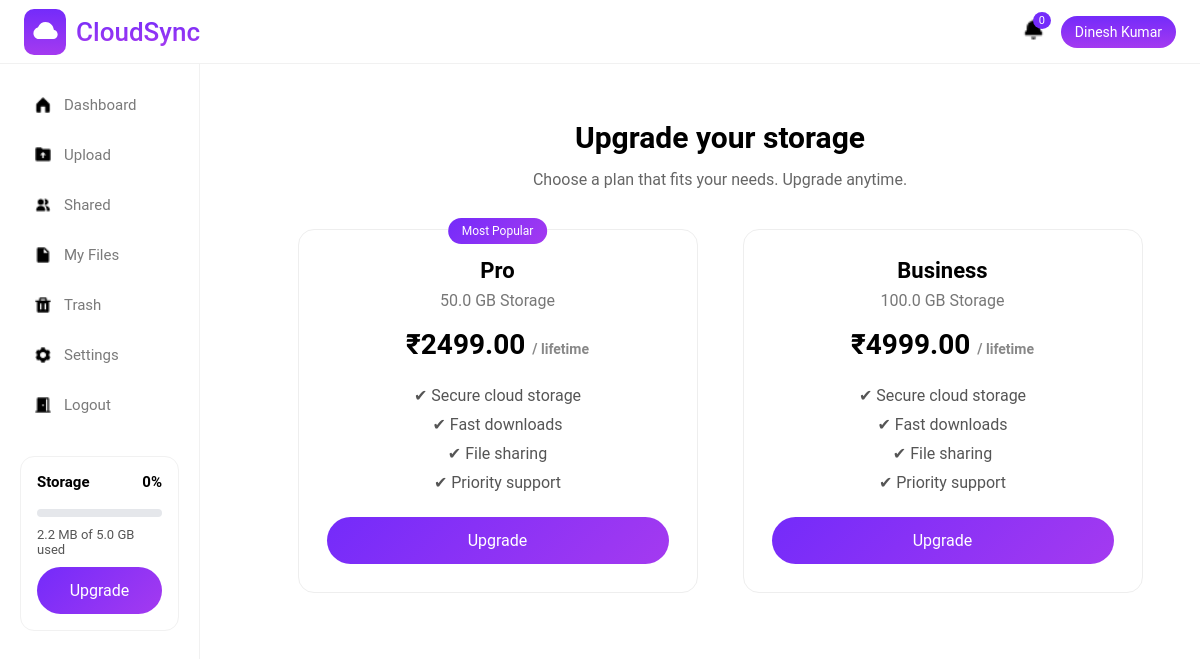
The page /subscribe/upgrade/ (signed in) on the database its author committed.
### accounts/models.py (models this page shows)
class User(AbstractUser):
    profile_picture = models.ImageField(null=True, blank=True, upload_to = profile_image_upload_path)
    phone = models.CharField(max_length=10, unique=True, null=True, blank=True)

### subscriptions/models.py (models this page shows, shortened)
class Plan(models.Model):
    name = models.CharField(max_length=50)
    storage_limit = models.BigIntegerField()  # bytes
    price = models.DecimalField(max_digits=8, decimal_places=2)

### subscriptions/views.py (the view)
# urls.py: path("upgrade/", upgrade_page, name="upgrade_page"),
@login_required
def upgrade_page(request):
    subscription = UserSubscription.objects.select_related("plan").get(user=request.user)
    current_plan = subscription.plan
    if current_plan.name.lower() == "free":
        plans = Plan.objects.exclude(name__iexact="free")
    elif current_plan.name.lower() == "pro":
        plans = Plan.objects.filter(name__iexact="business")
    else:
        plans = Plan.objects.none()
    return render(request, "subscriptions/upgrade.html", {
        "plans": plans,
        "current_plan": current_plan
    })

### storageapp/context_processors.py (called while the page is built)
def storage_info(request):
    if not request.user.is_authenticated:
        return {}
    sub = UserSubscription.objects.select_related("plan").filter(user=request.user).first()
    used = (
        CloudFile.objects
        .filter(user=request.user, is_deleted=False)
        .aggregate(total=Sum("file_size"))["total"] or 0
    )
    limit = sub.plan.storage_limit
    storage_percent = min(
        int((used / limit) * 100) if limit else 0,
        100
    )
    return {
        "storage_used": used,
        "storage_limit": limit,
        "storage_percent": int((used / limit) * 100) if limit else 0,
        "current_plan": sub.plan,
        "storage_percent":storage_percent,
    }

### subscriptions/context_processors.py (called while the page is built)
def subscription_context(request):
    if not request.user.is_authenticated:
        return {}
    subscription = UserSubscription.objects.select_related("plan").get(user=request.user)
    used = CloudFile.objects.filter(
        user=request.user,
        is_deleted=False
    ).aggregate(s=Sum("file_size"))["s"] or 0
    limit = subscription.plan.storage_limit
    percent = min(int((used / limit) * 100), 100) if limit else 0
    return {
        "current_plan": subscription.plan,
        "storage_used": used,
        "storage_limit": limit,
        "storage_percent": percent,
    }

### subscriptions/templates/subscriptions/upgrade.html (shortened to what this page needs)
{% extends 'storageapp/base.html' %}
{% load static %}
{% block style %}
<link rel="stylesheet" href="{% static 'css/upgrade.css' %}">
{% endblock %}
{% block content %}
<div class="upgrade-page">
    <h2 class="upgrade-title">Upgrade your storage</h2>
    <p class="upgrade-subtitle">
        Choose a plan that fits your needs. Upgrade anytime.
    </p>
    <div class="plan-grid">
        {% for plan in plans %}
        <div class="plan-card">
            {% if plan.name == 'Pro' %}
            <span class="badge">Most Popular</span>
            {% endif %}
            <h3>{{ plan.name }}</h3>
            <p class="storage">
                {{ plan.storage_limit|filesizeformat }} Storage
            </p>
            <div class="price">
                ₹{{ plan.price }}
                <span>/ lifetime</span>
            </div>
            <ul class="features">
                <li>✔ Secure cloud storage</li>
                <li>✔ Fast downloads</li>
                <li>✔ File sharing</li>
                <li>✔ Priority support</li>
            </ul>
            <button
                class="upgrade-btn"
                onclick="upgradePlan({{ plan.id }})">
                Upgrade
            </button>
        </div>
        {% endfor %}
    </div>
</div>
{% endblock %}

### storageapp/templates/storageapp/base.html (shortened to what this page needs)
{% load static %}
<!DOCTYPE html>
<html lang="en">
<head>
    <link rel="stylesheet" href="{% static 'css/common.css' %}">
    <link rel="stylesheet" href="{% static 'css/base.css' %}">
    {% block style %}
    {% endblock %}
</head>
<body>
<div class="header">
    <div class="logoarea">
        <div class="logoimage">
            <img src="{% static 'images/cloud.png' %}" alt="logoimage">
        </div>
        <div class="logotext">CloudSync</div>
    </div>
    <div class="header-right">
        <div class="notification"><img src="{% static 'images/bell.png' %}" alt="" srcset=""><span>0</span></div>
        <div class="user-pill">{{ request.user.first_name|default:request.user.username }}</div>
    </div>
</div>
<div class="sidebar">
    <a href="{% url 'storageapp:dashboard' %}" class="nav-item {% if request.resolver_match.url_name == 'dashboard' %}active{% endif %}"><img src="{% static 'images/dashboard.png' %}" alt=""> Dashboard</a>
    <a href="{% url 'storageapp:upload_page' %}" class="nav-item {% if request.resolver_match.url_name == 'upload_page' %}active{% endif %}"><img src="{% static 'images/upload.png' %}" alt=""> Upload</a>
    <a href="{% url 'storageapp:shared_files' %}" class="nav-item {% if request.resolver_match.url_name == 'shared_files' %}active{% endif %}"><img src="{% static 'images/share.png' %}" alt=""> Shared</a>
    <a href="{% url 'storageapp:myfiles' %}" class="nav-item {% if request.resolver_match.url_name == 'myfiles' %}active{% endif %}"><img src="{% static 'images/myfile.png' %}" alt=""> My Files</a>
    <a href="{% url 'storageapp:trash' %}" class="nav-item {% if request.resolver_match.url_name == 'trash' %}active{% endif %}"><img src="{% static 'images/trash.png' %}" alt=""> Trash</a>
    <a href="{% url 'storageapp:settings' %}" class="nav-item {% if request.resolver_match.url_name == 'settings' %}active{% endif %}"><img src="{% static 'images/settings.png' %}" alt=""> Settings</a>
    <a href="{% url 'accounts:user_logout' %}" class="nav-item"><img src="{% static 'images/logout.png' %}" alt=""> Logout</a>
    <div class="storage-box">
        <div style="display:flex;justify-content:space-between">
            <strong>Storage</strong>
            <strong>{{ storage_percent }}%</strong>
        </div>
        <div class="progressbar">
        </div>
        <p>
            {{ storage_used|filesizeformat }}
            of
            {{ storage_limit|filesizeformat }}
            used
        </p>
        {% if current_plan.name != "Business" %}
            <a href="{% url 'subscriptions:upgrade_page' %}" class="upgrade-btn">
                Upgrade
            </a>
        {% endif %}
    </div>
</div>
<div class="main">
    {% block content %}
    {% endblock %}
</div>
</body>
</html>

### static/css/common.css (style rules this page uses)
* { margin: 0; padding: 0; box-sizing: border-box; font-family: 'Roboto', sans-serif; }
:root { --white:#ffffff; --red:red; --blue:#742BFA; --violet:#A43AF0; --grey:#7A7A7A; --lightgrey:#f1f1f1; --bordergrey:#d0d0d0; --black:#000000; }
body { background: var(--white); color: var(--black); }
html { min-width: 320px; scroll-behavior: smooth; }
a { text-decoration: none; }

### static/css/base.css (style rules this page uses)
.header { height: 64px; background: var(--white); display: flex; align-items: center; justify-content: space-between; padding: 0 24px; border-bottom: 1px solid var(--lightgrey); position: fixed; top: 0; left: 0; right: 0; z-index: 100; }
.logoarea { display: flex; align-items: center; gap: 10px; }
.logoarea .logoimage { background:linear-gradient(to bottom, #742BFA, #A43AF0); padding: 7px; border-radius: 10px; }
.logoarea .logotext { background-image: linear-gradient(to bottom, #742BFA, #A43AF0); background-clip: text; -webkit-background-clip: text; color: transparent; -webkit-text-fill-color: transparent; font-size: clamp(20px, 2.5vw, 26px); font-weight: 550; }
.header-right { display: flex; align-items: center; gap: 16px; }
.header-right img { width: 23px; height: 23px; }
.notification { position: relative; font-size: 18px; cursor: pointer; }
.notification span { position: absolute; top: -6px; right: -6px; background: var(--blue); color: var(--white); font-size: 11px; padding: 2px 6px; border-radius: 50%; }
.user-pill { background: linear-gradient(to bottom, #742BFA, #A43AF0); color: var(--white); padding: 8px 14px; border-radius: 30px; font-size: 14px; cursor: pointer; }
.sidebar { width: 200px; min-width: 180px; background: var(--white); position: fixed; top: 64px; bottom: 0; left: 0; border-right: 1px solid var(--lightgrey); padding: 20px; }
.sidebar img { width: 18px; height: 18px; }
.nav-item { display: flex; align-items: center; gap: 12px; padding: 12px 14px; border-radius: 10px; color: var(--grey); text-decoration: none; margin-bottom: 8px; font-size: 15px; }
.storage-box { margin-top: 30px; border: 1px solid var(--lightgrey); border-radius: 14px; padding: 16px; background: #fff; }
.storage-box strong { font-size: 15px; display: block; margin-bottom: 8px; }
.progressbar { height: 8px; background: #e5e7eb; border-radius: 999px; overflow: hidden; margin: 10px 0; }
.storage-box p { font-size: 13px; color: #555; margin: 6px 0 10px; }
.upgrade-btn { display: block; text-align: center; padding: 10px; border-radius: 10px; background: linear-gradient(to bottom, #742BFA, #A43AF0); color: #fff; text-decoration: none; font-size: 14px; }
.main { margin-left: 240px; padding: 100px 30px 30px; }

### static/css/upgrade.css (style rules this page uses)
.upgrade-page { max-width: 1100px; margin: auto; padding: 20px; }
.upgrade-title { font-size: 30px; font-weight: 600; margin-bottom: 15px; text-align: center; }
.upgrade-subtitle { color: #666; margin-bottom: 40px; text-align: center; }
.plan-grid { display: grid; grid-template-columns: repeat(auto-fit, minmax(260px, 1fr)); gap: 30px; }
.plan-card { background: #fff; border-radius: 16px; padding: 28px; text-align: center; border: 1px solid #eee; position: relative; transition: all 0.3s ease; width: 400px; margin: auto; }
.badge { position: absolute; top: -12px; left: 50%; transform: translateX(-50%); background: linear-gradient(135deg, #742BFA, #A43AF0); color: #fff; padding: 6px 14px; font-size: 12px; border-radius: 20px; }
.plan-card h3 { font-size: 22px; margin-bottom: 8px; }
.storage { color: #777; margin-bottom: 18px; }
.price { font-size: 28px; font-weight: 600; margin-bottom: 20px; }
.price span { font-size: 14px; color: #888; }
.features { list-style: none; padding: 0; margin: 25px 0; }
.features li { margin-bottom: 10px; color: #555; }
.upgrade-btn { width: 100%; padding: 14px; border-radius: 30px; border: none; font-size: 16px; cursor: pointer; background: linear-gradient(135deg, #742BFA, #A43AF0); color: white; transition: 0.2s ease; }

### rows shown on the page
User: user.first_name "Dinesh Kumar"
Plan: shows "Most Popular", name "Pro", storage_limit|filesizeformat "50.0 GB", price "2499.00"
Plan: name "Business", storage_limit|filesizeformat "100.0 GB", price "4999.00"

### other values the page prints
{{ storage_percent }} "0"
{{ storage_used|filesizeformat }} "2.2 MB"
{{ storage_limit|filesizeformat }} "5.0 GB"
